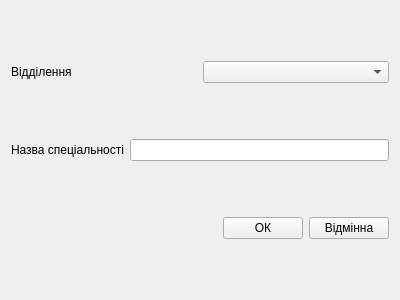
<?xml version="1.0" encoding="UTF-8"?>
<ui version="4.0">
 <class>SpecialiyInputForm</class>
 <widget class="QWidget" name="SpecialiyInputForm">
  <property name="geometry">
   <rect>
    <x>0</x>
    <y>0</y>
    <width>400</width>
    <height>300</height>
   </rect>
  </property>
  <property name="windowTitle">
   <string>Form</string>
  </property>
  <layout class="QVBoxLayout" name="verticalLayout">
   <item>
    <layout class="QHBoxLayout" name="horizontalLayout_2">
     <item>
      <widget class="QLabel" name="label">
       <property name="text">
        <string>Відділення</string>
       </property>
      </widget>
     </item>
     <item>
      <widget class="QComboBox" name="boxDepartment"/>
     </item>
    </layout>
   </item>
   <item>
    <layout class="QHBoxLayout" name="horizontalLayout_3">
     <item>
      <widget class="QLabel" name="label_2">
       <property name="text">
        <string>Назва спеціальності</string>
       </property>
      </widget>
     </item>
     <item>
      <widget class="QLineEdit" name="lineEdit"/>
     </item>
    </layout>
   </item>
   <item>
    <layout class="QHBoxLayout" name="horizontalLayout">
     <item>
      <spacer name="horizontalSpacer">
       <property name="orientation">
        <enum>Qt::Horizontal</enum>
       </property>
       <property name="sizeHint" stdset="0">
        <size>
         <width>40</width>
         <height>20</height>
        </size>
       </property>
      </spacer>
     </item>
     <item>
      <widget class="QPushButton" name="btn_ok">
       <property name="text">
        <string>ОК</string>
       </property>
      </widget>
     </item>
     <item>
      <widget class="QPushButton" name="btn_cancel">
       <property name="text">
        <string>Відмінна</string>
       </property>
      </widget>
     </item>
    </layout>
   </item>
  </layout>
 </widget>
 <resources/>
 <connections/>
</ui>
